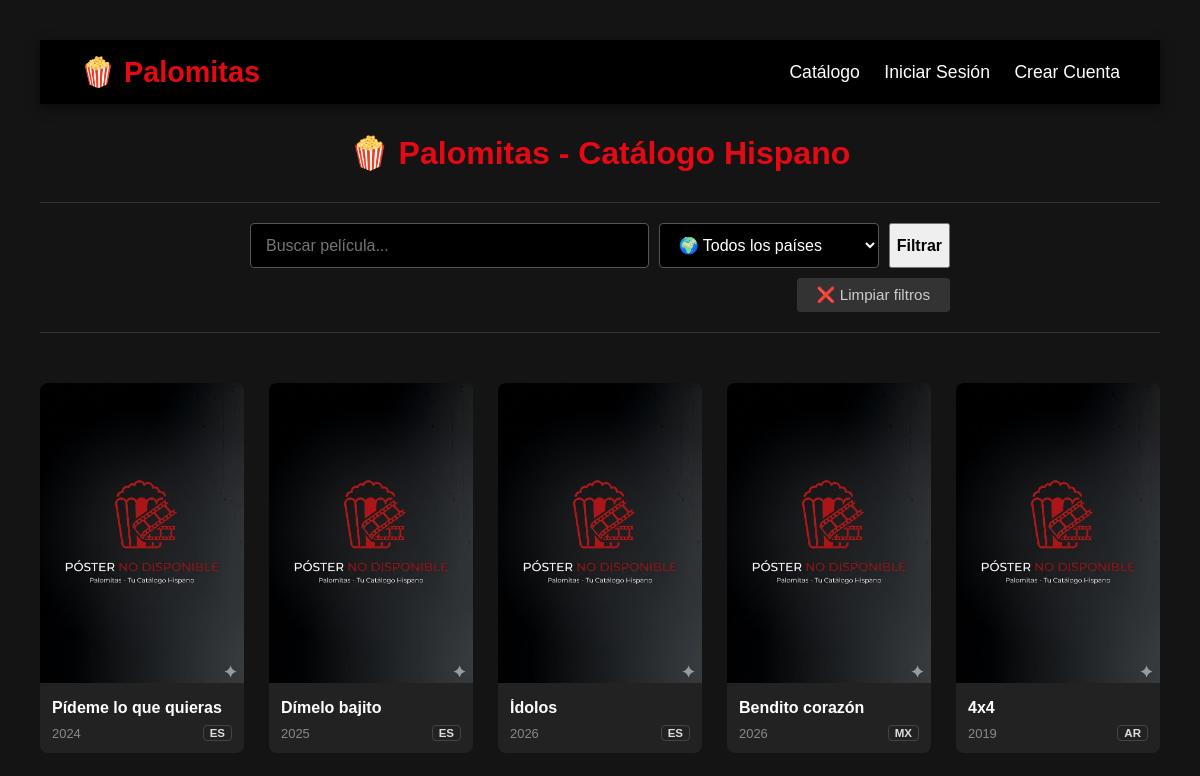
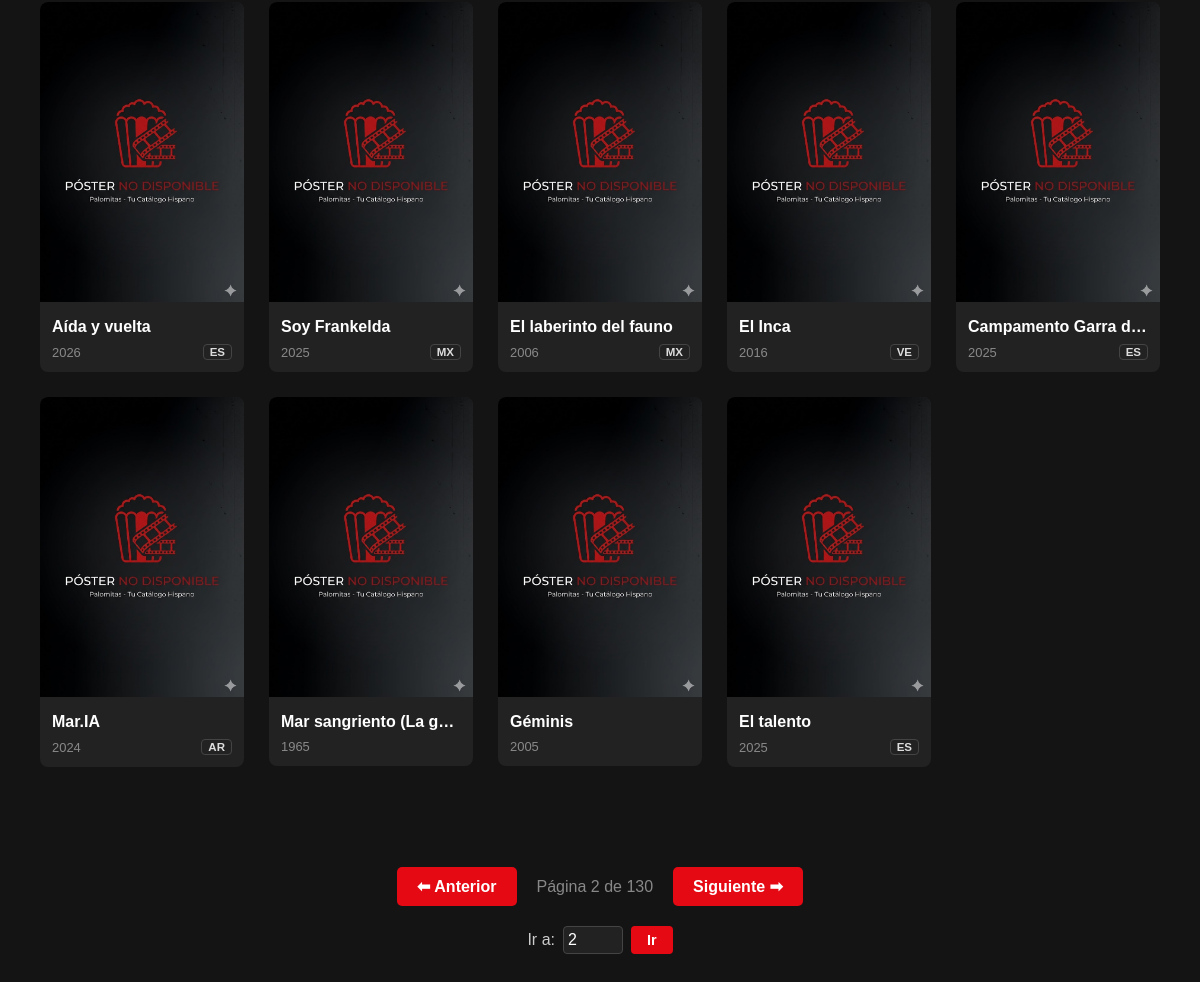
The page /?pag=2 on the database its author committed (2 pictures, top to bottom).
### tables this page shows
CREATE TABLE `producciones` (
  `id_produccion` int(11) NOT NULL,
  `tmdb_id` int(11) DEFAULT NULL,
  `titulo` varchar(255) NOT NULL,
  `tipo` enum('pelicula','serie') NOT NULL,
  `anio` year(4) DEFAULT NULL,
  `sinopsis` text DEFAULT NULL,
  `pais` varchar(100) DEFAULT NULL,
  `idioma_original` varchar(100) DEFAULT NULL,
  `portada` varchar(255) DEFAULT NULL,
  `id_version_origen` int(11) DEFAULT NULL
);

### index.php (the view, shortened to what this page needs)
<?php
$host = '127.0.0.1';
$db   = 'palomitas';
$user = 'raquel';
$pass = 'cine';
$port = '3307';
$charset = 'utf8mb4';
$dsn = "mysql:host=$host;port=$port;dbname=$db;charset=$charset";
try {
    $pdo = new PDO($dsn, $user, $pass);
} catch (\PDOException $e) {
    die("Error: " . $e->getMessage());
}
$pelis_por_pagina = 14;
$pagina_actual = isset($_GET['pag']) ? (int)$_GET['pag'] : 1;
$inicio = ($pagina_actual - 1) * $pelis_por_pagina;
$sql = "SELECT * FROM producciones WHERE 1=1";
$parametros = [];
$url_filtros = "";
$sql .= " LIMIT $inicio, $pelis_por_pagina";
$stmt = $pdo->prepare($sql);
$stmt->execute($parametros);
$peliculas = $stmt->fetchAll(PDO::FETCH_ASSOC);
$sql_total = "SELECT COUNT(*) FROM producciones WHERE 1=1";
$parametros_total = [];
$stmt_total = $pdo->prepare($sql_total);
$stmt_total->execute($parametros_total);
$total_pelis = $stmt_total->fetchColumn();
$total_paginas = ceil($total_pelis / $pelis_por_pagina);
?>
<!DOCTYPE html>
<html lang="es">
<head>
    <link rel="stylesheet" href= "css/estilos.css?v=3"></link>
</head>
<body>
    <nav class="navbar">
        <a href="index.php" class="logo">🍿 Palomitas</a>
        <div class="enlaces">
            <a href="index.php">Catálogo</a>
            <?php if (isset($_SESSION['usuario_nombre'])): ?>
                <span style="color: #ccc; margin-left: 20px;">
                    Hola, <strong style="color: white;"><?= htmlspecialchars($_SESSION['usuario_nombre']) ?></strong>
                </span>
                <a href="logout.php" style="color: #e50914; margin-left: 15px;">Cerrar Sesión</a>
            <?php else: ?>
                <a href="login.php">Iniciar Sesión</a>
                <a href="registro.php">Crear Cuenta</a>
            <?php endif; ?>
        </div>
    </nav>
    <h1>🍿 Palomitas - Catálogo Hispano</h1>
    <section class="barra-filtros">
    <form action="index.php" method="GET" class="formulario-busqueda">
        <div class="controles-principales">
            <input type="text" name="busqueda" placeholder="Buscar película..." value="<?= htmlspecialchars($_GET['busqueda'] ?? '') ?>" class="input-filtro">
            <select name="pais" class="input-filtro">
                <option value="">🌍 Todos los países</option>
            </select>
            <button type="submit" class="btn-filtrar">Filtrar</button>
        </div>
        <a href="index.php" class="btn-limpiar">❌ Limpiar filtros</a>
    </form>
</section>
    <div class="galeria">
        <?php foreach ($peliculas as $peli): ?>
            <a href="detalles.php?id=<?= $peli['id_produccion'] ?>" style="text-decoration: none; color: inherit;">
                <div class="tarjeta">
<?php
$enlace_portada = !empty($peli['portada']) ? $peli['portada'] : 'img/no-poster.png';
?>
<img
    src="<?= htmlspecialchars($enlace_portada) ?>"
    alt="<?= htmlspecialchars($peli['titulo']) ?>"
    onerror="this.onerror=null; this.src='img/no-poster.png';"
>
                    <div class="info">
                        <div class="titulo"><?= $peli['titulo'] ?></div>
                        <div class="meta-datos">
                            <span class="anio"><?= $peli['anio'] ?></span>
                            <?php if (!empty($peli['pais']) && $peli['pais'] !== '??'): ?>
                                <span class="etiqueta-pais"><?= $peli['pais'] ?></span>
                            <?php endif; ?>
                        </div>
                    </div>
                    </div>
                </a>
        <?php endforeach; ?>
    </div>
<div class="contenedor-navegacion">
    <div class="paginacion">
        <?php if ($pagina_actual > 1): ?>
            <a href="?pag=<?= $pagina_actual - 1 ?><?= $url_filtros ?>" class="btn">⬅ Anterior</a>        <?php else: ?>
            <span class="btn desactivado">⬅ Anterior</span>
        <?php endif; ?>
        <span class="info-pag">Página <?= $pagina_actual ?> de <?= $total_paginas ?></span>
        <?php if ($pagina_actual < $total_paginas): ?>
            <a href="?pag=<?= $pagina_actual + 1 ?><?= $url_filtros ?>" class="btn">Siguiente ➡</a>        <?php else: ?>
            <span class="btn desactivado">Siguiente ➡</span>
        <?php endif; ?>
    </div>
    <div class="salto-pagina">
        <form action="index.php" method="GET" style="display: inline-flex; align-items: center; gap: 8px;">
            <label for="input-pag" style="font-size: 1em; color: #ccc;">Ir a:</label>
            <input type="number"
                name="pag"
                id="input-pag"
                min="1"
                max="<?= $total_paginas ?>"
                value="<?= $pagina_actual ?>"
                style="width: 50px; background: #222; color: white; border: 1px solid #444; border-radius: 4px; padding: 4px;">
            <button type="submit" class="btn-ir">Ir</button>
        </form>
    </div>
</div>
</body>
</html>

### css/estilos.css (style rules this page uses)
body { background-color: #141414; color: white; font-family: Arial, sans-serif; margin: 0; padding: 20px; }
h1 { text-align: center; color: #e50914; margin-bottom: 30px; }
.formulario-busqueda { display: flex; flex-direction: column; gap: 10px; max-width: 700px; margin: 20px auto; }
.controles-principales { display: grid; grid-template-columns: 1fr auto auto; gap: 10px; }
.btn-filtrar { text-decoration: none; font-weight: bold; font-size: 1em; }
.btn-limpiar { align-self: flex-end; padding: 8px 20px; background-color: #333; color: #ccc; text-decoration: none; border-radius: 4px; font-size: 0.95em; transition: all 0.3s ease; }
.galeria { display: grid; grid-template-columns: repeat(auto-fill, minmax(200px, 1fr)); gap: 25px; padding: 20px 0; height: auto; min-height: 50vh; }
.tarjeta { background-color: #222; border-radius: 8px; overflow: hidden; transition: transform 0.3s, box-shadow 0.3s; position: relative; }
.tarjeta img { width: 100%; height: 300px; object-fit: cover; }
.info { padding: 12px; }
.titulo { font-weight: bold; font-size: 1em; margin-bottom: 5px; white-space: nowrap; overflow: hidden; text-overflow: ellipsis; }
.anio { color: #888; font-size: 0.9em; }
.paginacion { text-align: center; margin-top: 40px; }
.btn { background-color: #e50914; color: white; padding: 10px 20px; text-decoration: none; border-radius: 5px; font-weight: bold; margin: 0 5px; display: inline-block; }
.info-pag { color: #888; }
.salto-pagina { display: flex; justify-content: center; }
#input-pag { border-radius: 4px; font-size: 1em; padding: auto 12px; }
.btn-ir { background: #e50914; color: white; border: none; padding: 6px 16px; border-radius: 4px; cursor: pointer; font-size: 0.9em; font-weight: bold; }
body { background-color: #141414; color: white; font-family: Arial, sans-serif; margin: 0; padding: 40px; }
.meta-datos { display: flex; justify-content: space-between; align-items: center; margin-top: 8px; color: #888; font-size: 0.9em; }
.etiqueta-pais { border: 1px solid #444; background-color: #222; color: #ddd; padding: 1px 6px; border-radius: 4px; font-size: 0.8em; font-weight: bold; text-transform: uppercase; }
.navbar { display: flex; justify-content: space-between; align-items: center; background-color: #000; padding: 15px 40px; margin-bottom: 30px; box-shadow: 0 4px 10px rgba(0, 0, 0, 0.5); }
.navbar .logo { color: #e50914; font-size: 1.8em; font-weight: bold; text-decoration: none; }
.navbar .enlaces a { color: white; text-decoration: none; margin-left: 20px; font-size: 1.1em; transition: color 0.3s; }
.barra-filtros { background-color: #141414; margin-bottom: 30px; border-top: 1px solid #333; border-bottom: 1px solid #333; }
.input-filtro { padding: 12px 15px; background-color: #000; border: 1px solid #555; border-radius: 4px; color: white; font-size: 1em; min-width: 220px; transition: border-color 0.3s ease; }
select.input-filtro option { background-color: #222; color: white; }
.contenedor-navegacion { display: flex; flex-direction: column; align-items: center; margin-top: 30px; gap: 0px; }
.paginacion { display: flex; justify-content: center; align-items: center; gap: 15px; margin: 50px auto; margin-bottom: 20px; padding: 0; clear: both; width: 100%; max-width: 1200px; box-sizing: border-box; }

### rows shown on the page
producciones: titulo "Pídeme lo que quieras", anio "2024", pais "ES"
producciones: titulo "Dímelo bajito", anio "2025", pais "ES"
producciones: titulo "Ídolos", anio "2026", pais "ES"
producciones: titulo "Bendito corazón", anio "2026", pais "MX"
producciones: titulo "4x4", anio "2019", pais "AR"
producciones: titulo "Aída y vuelta", anio "2026", pais "ES"
producciones: titulo "Soy Frankelda", anio "2025", pais "MX"
producciones: titulo "El laberinto del fauno", anio "2006", pais "MX"
producciones: titulo "El Inca", anio "2016", pais "VE"
producciones: titulo "Campamento Garra d…", anio "2025", pais "ES"
producciones: titulo "Mar.IA", anio "2024", pais "AR"
producciones: titulo "Mar sangriento (La g…", anio "1965"
producciones: titulo "Géminis", anio "2005"
producciones: titulo "El talento", anio "2025", pais "ES"

### other values the page prints
$pagina_actual "2"
$total_paginas "130"
